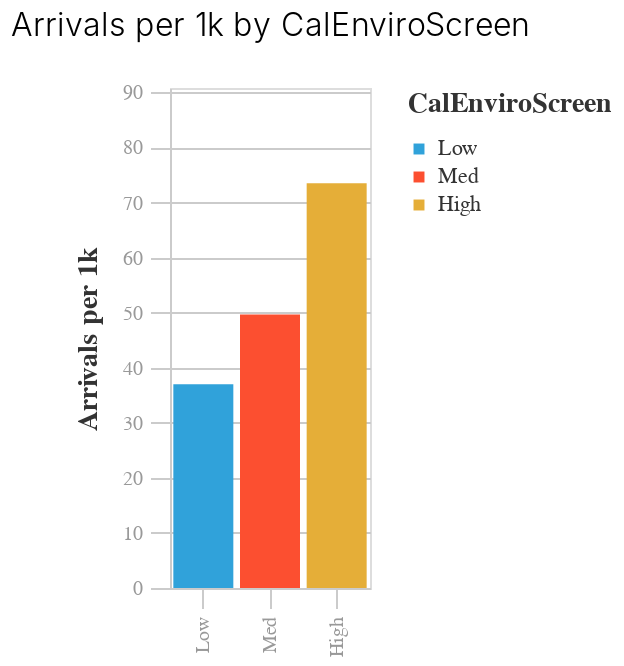

The cell this chart's notebook holds for it:
### Code cell
bar = (alt.Chart((by_equity
                  .assign(
                      equity_group = by_equity.equity_group.map(LEGEND_LABELS)
                  )))
 .mark_bar()
 .encode(
     x=alt.X("equity_group:N", 
             axis=alt.Axis(title=""), 
             scale=alt.Scale(domain=LEGEND_ORDER)
            ),
     y=alt.Y("arrivals_per_1k_pj:Q",
             axis=alt.Axis(title="Arrivals per 1k"),
             scale=alt.Scale(domain=[0, Y_MAX])
            ),
     color=alt.Color("equity_group:N", title="CalEnviroScreen", 
                    scale=alt.Scale(domain=LEGEND_ORDER, 
                                    range=map_utils.FIVETHIRTYEIGHT_CATEGORY_COLORS
                                   )
                    )
 )
)

bar = (map_utils.preset_chart_config(bar)
       .properties(title="Arrivals per 1k by CalEnviroScreen", 
                  width = map_utils.chart_width*0.25)
)

display(bar)
bar.save("./img/arrivals_per_1k_equity.png")

### Figure 1 — Vega-Lite specification as saved in the notebook (floating-point values rounded to 4 significant figures)
{"$schema": "https://vega.github.io/schema/vega-lite/v4.8.1.json", "config": {"axis": {"domainColor": "#cbcbcb", "grid": true, "gridColor": "#cbcbcb", "gridWidth": 1, "labelColor": "#999", "labelFont": "Arial", "labelFontSize": 10, "labelPadding": 4, "tickColor": "#cbcbcb", "tickSize": 10, "titleColor": "#333", "titleFont": "Arial", "titleFontSize": 14, "titlePadding": 10}, "axisBand": {"grid": false}, "background": "white", "font": "Arial", "header": {"labelFont": "Arial", "titleFont": "Arial"}, "legend": {"labelColor": "#333", "labelFont": "Arial", "labelFontSize": 11, "padding": 1, "symbolSize": 30, "symbolType": "square", "titleColor": "#333", "titleFont": "Arial", "titleFontSize": 14, "titlePadding": 10}, "title": {"anchor": "middle", "font": "Arial", "fontSize": 16, "fontWeight": 300, "offset": 20}, "view": {"continuousHeight": 300, "continuousWidth": 400}}, "data": {"name": "data-7305eeef23cd4572de4096cb59d0360b"}, "datasets": {"data-7305eeef23cd4572de4096cb59d0360b": [{"Population": 160189, "Tract": 75, "arrivals_per_1k_pj": 88.27, "equity_group": null, "itp_id": 71, "num_arrivals": 35380, "num_jobs": 240647, "num_pop_jobs": 400836, "stop_id": 592, "stops_per_1k_pj": 1.477}, {"Population": 12671394, "Tract": 2644, "arrivals_per_1k_pj": 37.0, "equity_group": "Low", "itp_id": 2682, "num_arrivals": 624726, "num_jobs": 4211607, "num_pop_jobs": 16883001, "stop_id": 20835, "stops_per_1k_pj": 1.234}, {"Population": 13418830, "Tract": 2644, "arrivals_per_1k_pj": 49.66, "equity_group": "Med", "itp_id": 3421, "num_arrivals": 981503, "num_jobs": 6343752, "num_pop_jobs": 19762582, "stop_id": 27225, "stops_per_1k_pj": 1.378}, {"Population": 13033047, "Tract": 2644, "arrivals_per_1k_pj": 73.51, "equity_group": "High", "itp_id": 4692, "num_arrivals": 1407037, "num_jobs": 6106821, "num_pop_jobs": 19139868, "stop_id": 35246, "stops_per_1k_pj": 1.841}]}, "encoding": {"color": {"field": "equity_group", "scale": {"domain": ["Low", "Med", "High"], "range": ["#30a2da", "#fc4f30", "#e5ae38", "#6d904f", "#8b8b8b", "#b96db8", "#ff9e27", "#56cc60", "#52d2ca", "#52689e", "#545454", "#9fe4f8"]}, "title": "CalEnviroScreen", "type": "nominal"}, "x": {"axis": {"title": ""}, "field": "equity_group", "scale": {"domain": ["Low", "Med", "High"]}, "type": "nominal"}, "y": {"axis": {"title": "Arrivals per 1k"}, "field": "arrivals_per_1k_pj", "scale": {"domain": [0, 90.8]}, "type": "quantitative"}}, "height": 250, "mark": "bar", "title": "Arrivals per 1k by CalEnviroScreen", "usermeta": {"embedOptions": {"theme": "fivethirtyeight"}}, "width": 100}
